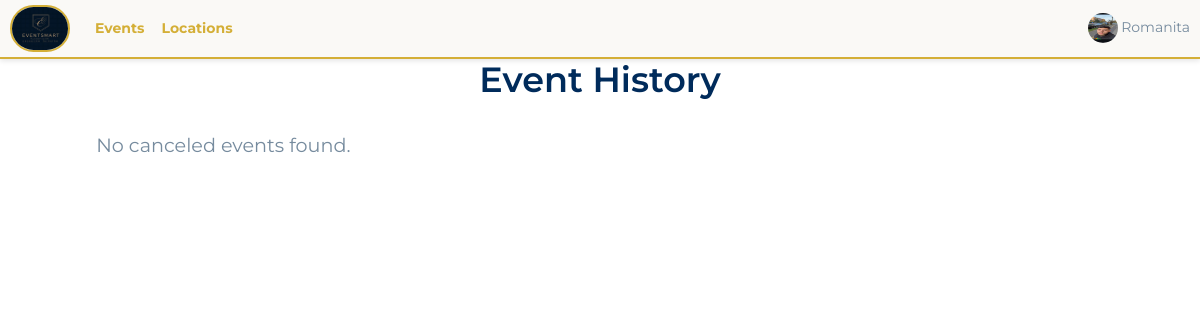
Page /istoric_evenimente/ (signed in) on the earlier database version.
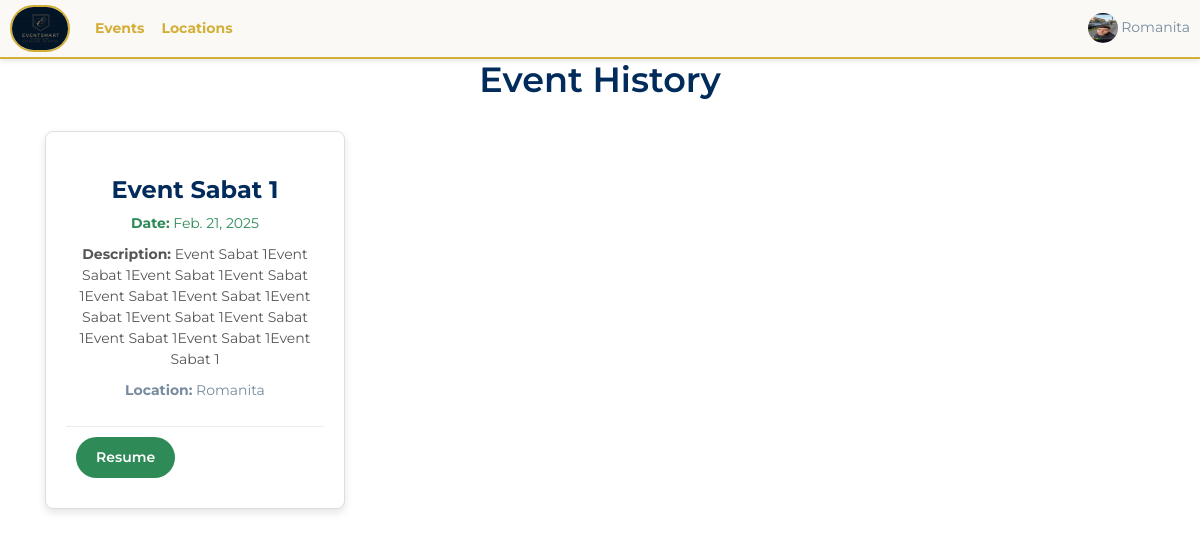
Same page on the later database version.
### base/models.py (models this page shows, shortened)
class Event(models.Model):
    location = models.ForeignKey(Location, on_delete=models.SET_NULL, null=True, blank=True)
    event_name = models.CharField(max_length=100)
    event_date = models.DateField()
    event_time = models.TimeField()
    event_description = models.TextField(null=True, blank=True)
    created_at = models.DateTimeField(auto_now_add=True)
    guests = models.ManyToManyField(Guests, related_name='events', blank=True)
    completed = models.BooleanField(default=False)
    types = models.ManyToManyField(Type, blank=True)
    cost = models.DecimalField(max_digits=10, decimal_places=2, default= 3000)
    updated_at = models.DateTimeField(auto_now=True)
    is_canceled = models.BooleanField(default=False)
    organized_by = models.ForeignKey(
            User,
            on_delete=models.CASCADE,
            related_name="organized_events",
            blank=True,
            null=True
        )

class Location(models.Model):
    owner = models.ForeignKey(User, on_delete=models.SET_NULL, null=True)
    name = models.CharField(max_length=100)
    description = models.TextField(null=True, blank=True)
    gallery = models.ImageField(upload_to='images/', null=True, blank=True)
    location = models.TextField(max_length=30)
    types = models.ManyToManyField(Type, blank=True)
    seats_numbers = models.IntegerField(null=True, blank=True)
    created_at = models.DateTimeField(auto_now_add=True)
    cost = models.DecimalField(max_digits=12, decimal_places=2,default=3000)
    number = models.CharField(max_length=20, default="+(40) 74 83 64 823")
    def __str__(self):
        return self.name

### base/views.py (the view)
@login_required(login_url='/login')
def event_history(request):
    events = Event.objects.filter(is_canceled=True)
    return render(request, 'base/istoric_evenimente.html', {'events': events})

### base/context_processors.py (called while the page is built)
def media_url(request):
    return {
        'MEDIA_URL': settings.MEDIA_URL
    }

### base/templates/base/istoric_evenimente.html (shortened to what this page needs)
{% extends 'main.html' %}
{% block content %}
<h1 style="text-align: center; color: #002B5B;">Event History</h1>
<div class="container">
    <div class="event-grid">
        {% for event in events %}
        <div class="event-card">
            <div class="event-details">
                <div class="event-title">{{ event.event_name }}</div>
                <div class="event-date"><strong>Date:</strong> {{ event.event_date }}</div>
                <div class="event-description"><strong>Description:</strong> {{ event.event_description }}</div>
                <div class="event-location"><strong>Location:</strong> {{ event.location }}</div>
            </div>
            <div class="event-actions">
                <form action="{% url 'resume_event' event.id %}" method="POST">
                    <button type="submit" class="btn btn-success">Resume</button>
                </form>
            </div>
        </div>
        {% empty %}
        <p style="text-align: center; font-size: 1.2rem;">No canceled events found.</p>
        {% endfor %}
    </div>
</div>
{% endblock %}

Differences in the rows shown:
added Event: event_name "Event Sabat 1", event_date "Feb. 21, 2025", event_description "Event Sabat 1Event Sabat 1Event Sabat 1Event Sabat 1Event Sabat 1Event Sabat 1Event Sabat 1Event Sabat 1Event Sabat 1Event Sabat 1Event Sabat 1Event Sabat 1", location "Romanita"
Other differences:
text no longer shown: "No canceled events found."
